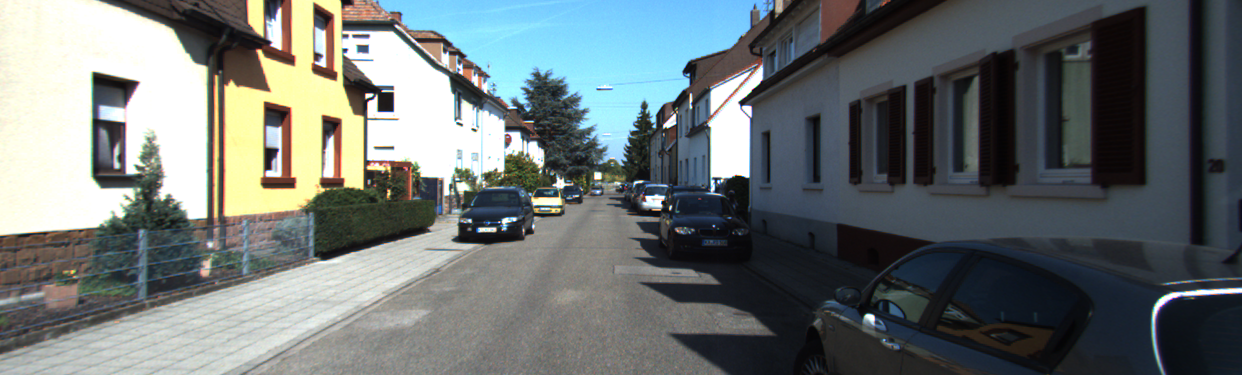
#> input picture images/sample0.png, 1242 x 375 px
$ python preprocessing.py
#> lines starting #> are read from the running program, lines starting #| are printed output that depends on the picture
# Project: Synthetic Defocusing using Unsupervised Monocular Depth Estimation
# This file contains the function for preprocessing stage

# Input: Image file of any image format extension
# Output: Preprocessed image for input to the model

import cv2
import numpy as np
import glob                 # Used for file access

# Performs preprocessing functions on the given image
# Params:
#   img: Image in OpenCV image type (numpy.ndarray)
# Returns: Preprocessed image in OpenCV image type
def preprocess(img):
    # Denoising
    denoised_img = cv2.fastNlMeansDenoisingColored(img)

    # Conversion to Grayscale
    # gray_img = cv2.cvtColor(denoised_img, cv2.COLOR_BGR2GRAY)

    # Sharpening
    kernel = np.array([[0,-1,0], [-1,5,-1], [0,-1,0]])
    sharpen_img = cv2.filter2D(denoised_img, -1, kernel)

    # Histogram Equalization
    equ_img = cv2.equalizeHist(sharpen_img)
    clahe = cv2.createCLAHE(clipLimit=2.0, tileGridSize=(8,8))
    clahe = cv2.createCLAHE()
    equ_img = clahe.apply(sharpen_img)

    # Resizing
    resized_img = cv2.resize(sharpen_img, (512,256), cv2.INTER_AREA)

    prep_img = resized_img
    return prep_img

# Run the preprocessing functions on a single image with before and after
# Escape Key terminates the windows
# The output of the file can be written to a file by setting output param
# Params
#   file: Filename of the image as string
#   waitTime: How long the image should be shown in ms
#   output: Write the preprocessed file here
# Returns: false if terminated using Esc key else true
def preprocess_single(file, waitTime = 0, output = ""):
#> called with file = './images/sample0.png', waitTime = 0, output = './sample0_pre.png'
    img = cv2.imread(file)
#> img is the input picture: shape (375, 1242, 3); mean B, G, R 114.5, 114.5, 107.4
    prep_img = preprocess(img)
#> in preprocess, `sharpen_img = cv2.filter2D(denoised_img, -1, kernel)`:
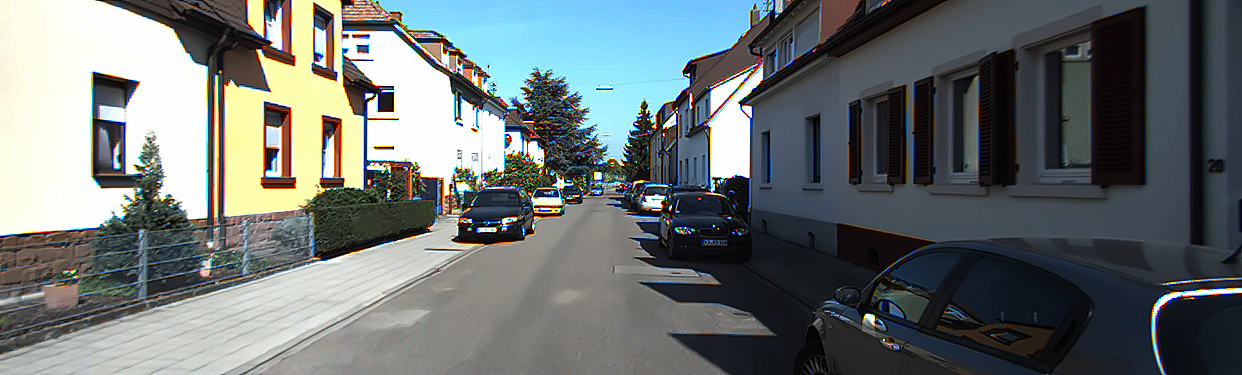
#> sharpen_img: shape (375, 1242, 3); mean B, G, R 113.6, 113.5, 106.7

    if output:
        cv2.imwrite(output, prep_img)

    cv2.imshow("Original Image", img)
    cv2.imshow("Preprocessed Image", prep_img)

    if cv2.waitKey(waitTime) == 27:
        cv2.destroyAllWindows()
        return 0
    cv2.destroyAllWindows()

# Performs preprocessing function on multiple images in a folder
# Params:
#     folder_path: Folder name which holds the images with ending slash
def preprocess_multiple(folder_path):
    folder_path = folder_path + ".png"
    for file in glob.glob(folder_path):
        preprocess_single(file, 2000)


if __name__ == "__main__":
#> (the run stopped early here; a loop or call above may not have finished)

$ run again, with images/sample1.png copied over images/sample0.png
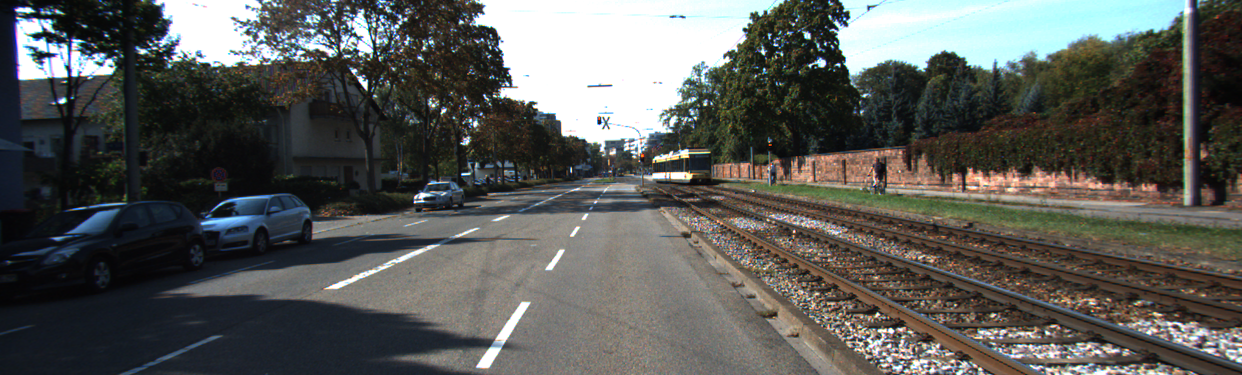
#> input picture images/sample1.png, 1242 x 375 px
#> in preprocess_single, img is the input picture: shape (375, 1242, 3); mean B, G, R 87.4, 90.5, 89.3
#> in preprocess, `sharpen_img = cv2.filter2D(denoised_img, -1, kernel)`:
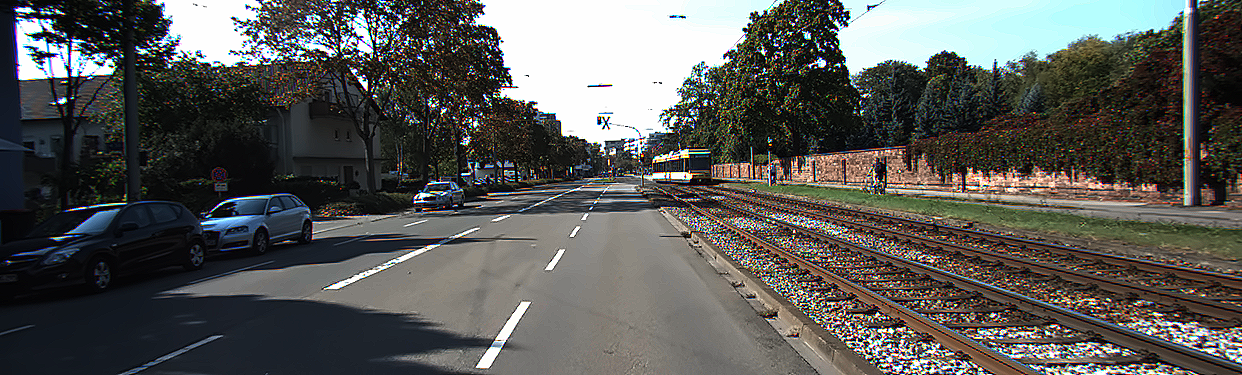
#> sharpen_img: shape (375, 1242, 3); mean B, G, R 86.6, 89.5, 89.2

$ run again, with images/sample2.png copied over images/sample0.png
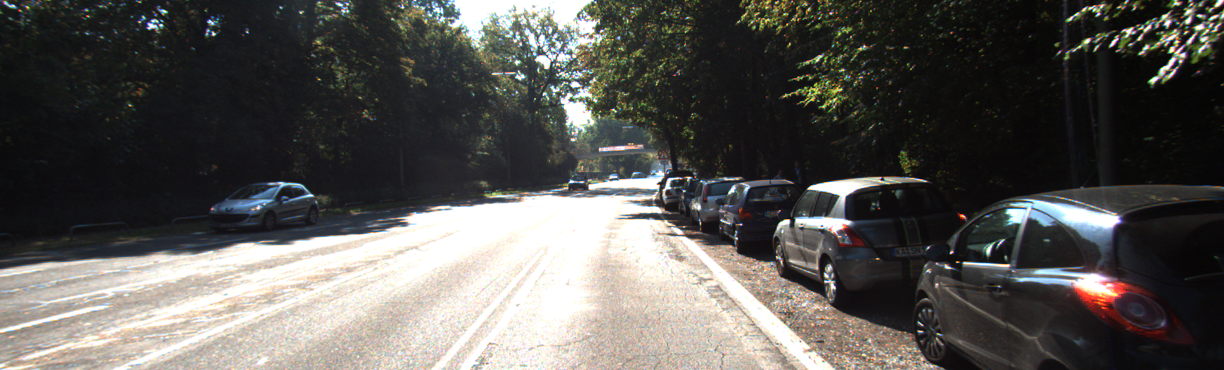
#> input picture images/sample2.png, 1224 x 370 px
#> in preprocess_single, img is the input picture: shape (370, 1224, 3); mean B, G, R 84.2, 87.5, 89.2
#> in preprocess, `sharpen_img = cv2.filter2D(denoised_img, -1, kernel)`:
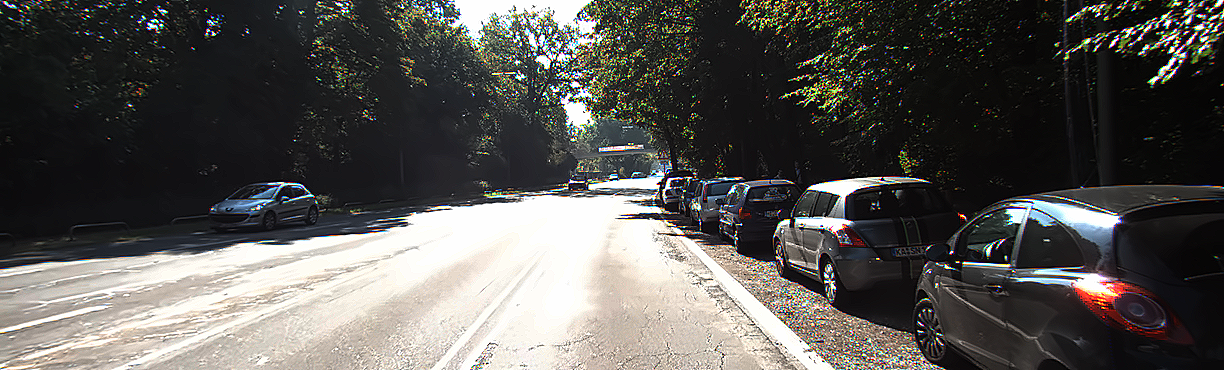
#> sharpen_img: shape (370, 1224, 3); mean B, G, R 83.2, 86.3, 88
